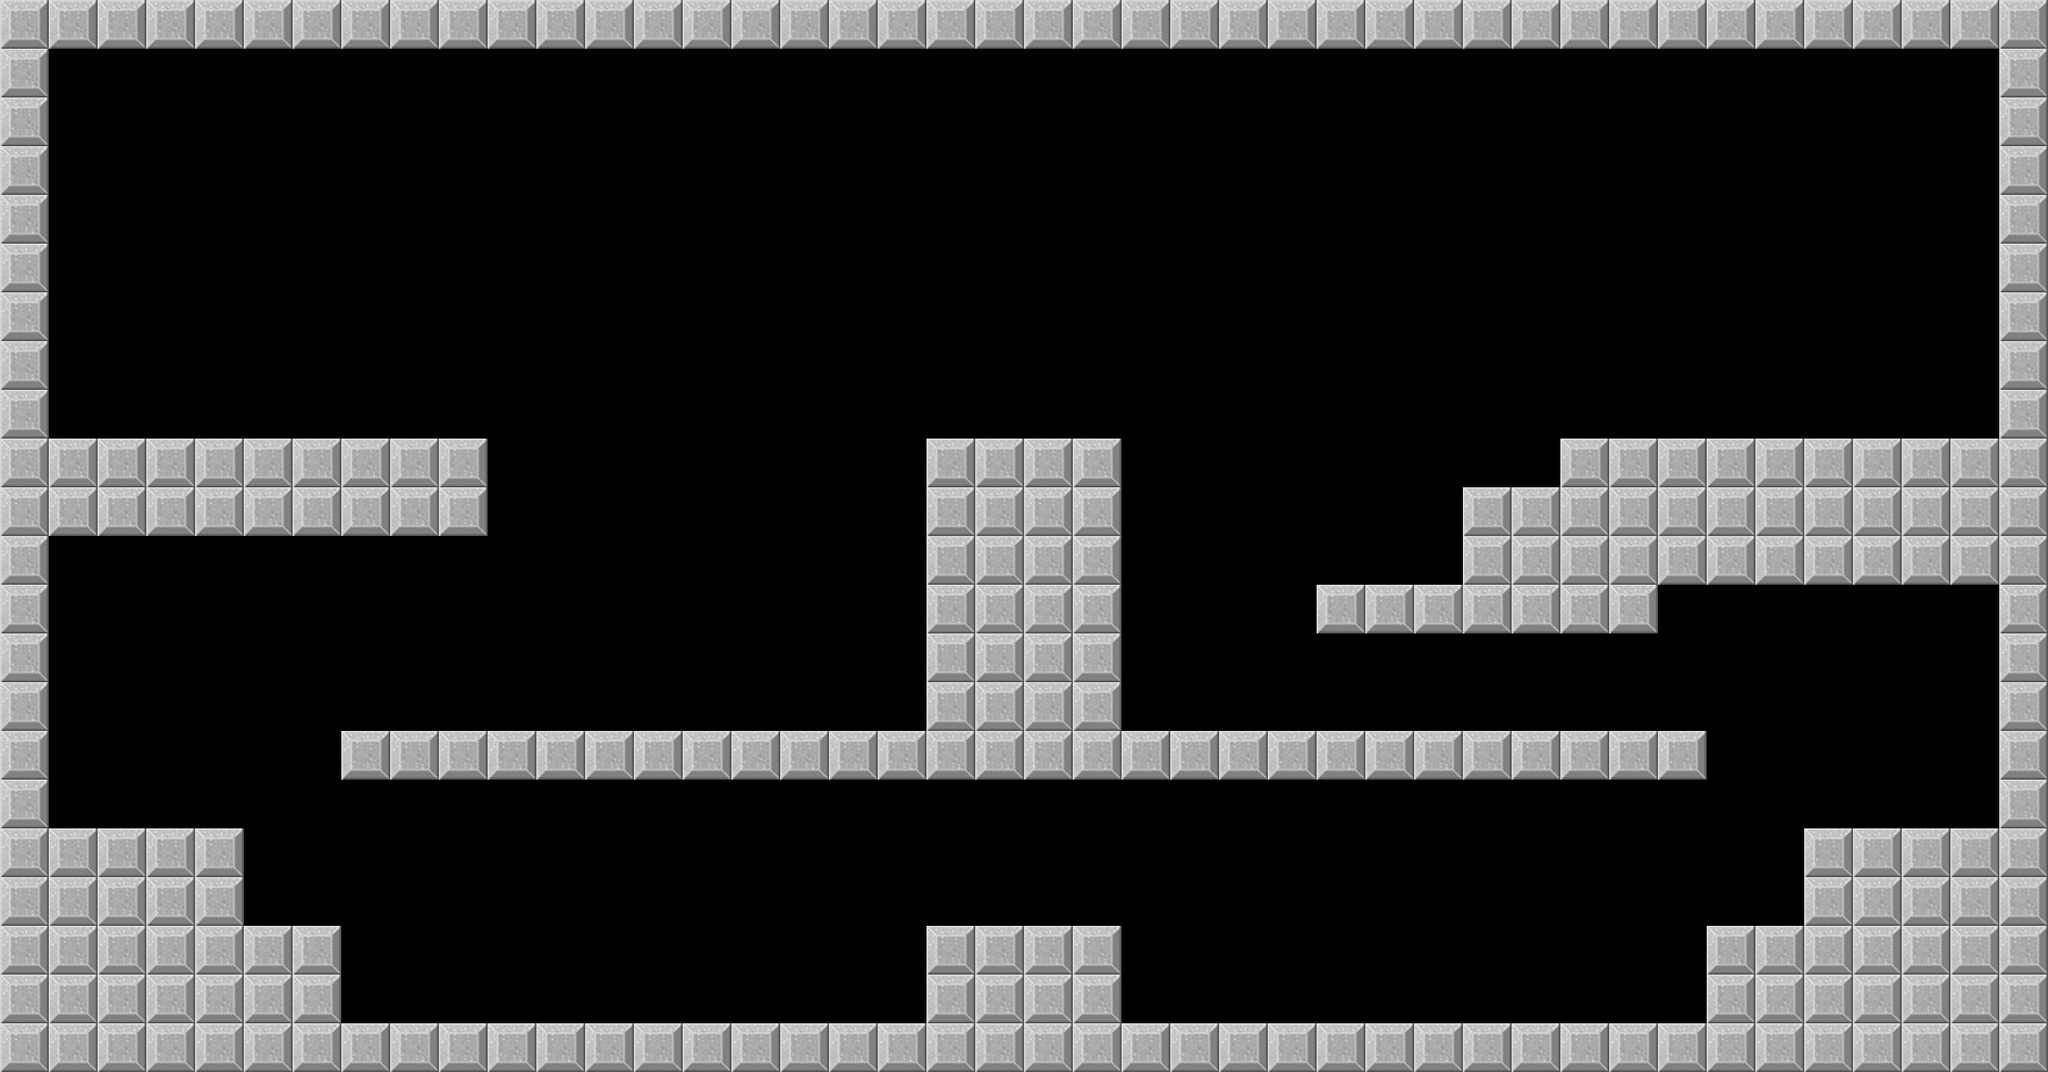

This game map was drawn from its Tiled (.tmx) file and the tilesets committed beside it. A one-line description and the trimmed map source follow:
An orthogonal 42x22 tile map with 50x50 px tiles, 1 tile layer (Tile Layer 1).

<map version="1.0" orientation="orthogonal" width="42" height="22" tilewidth="50" tileheight="50">
 <tileset firstgid="1" name="platform" tilewidth="50" tileheight="50">
  <image source="Tiled/platform.png" width="50" height="50" />
 </tileset>
 <layer name="Tile Layer 1" width="42" height="22">
  <data>[924 cells, 280 non-empty, 1 distinct tile ids]</data>
 </layer>
</map>